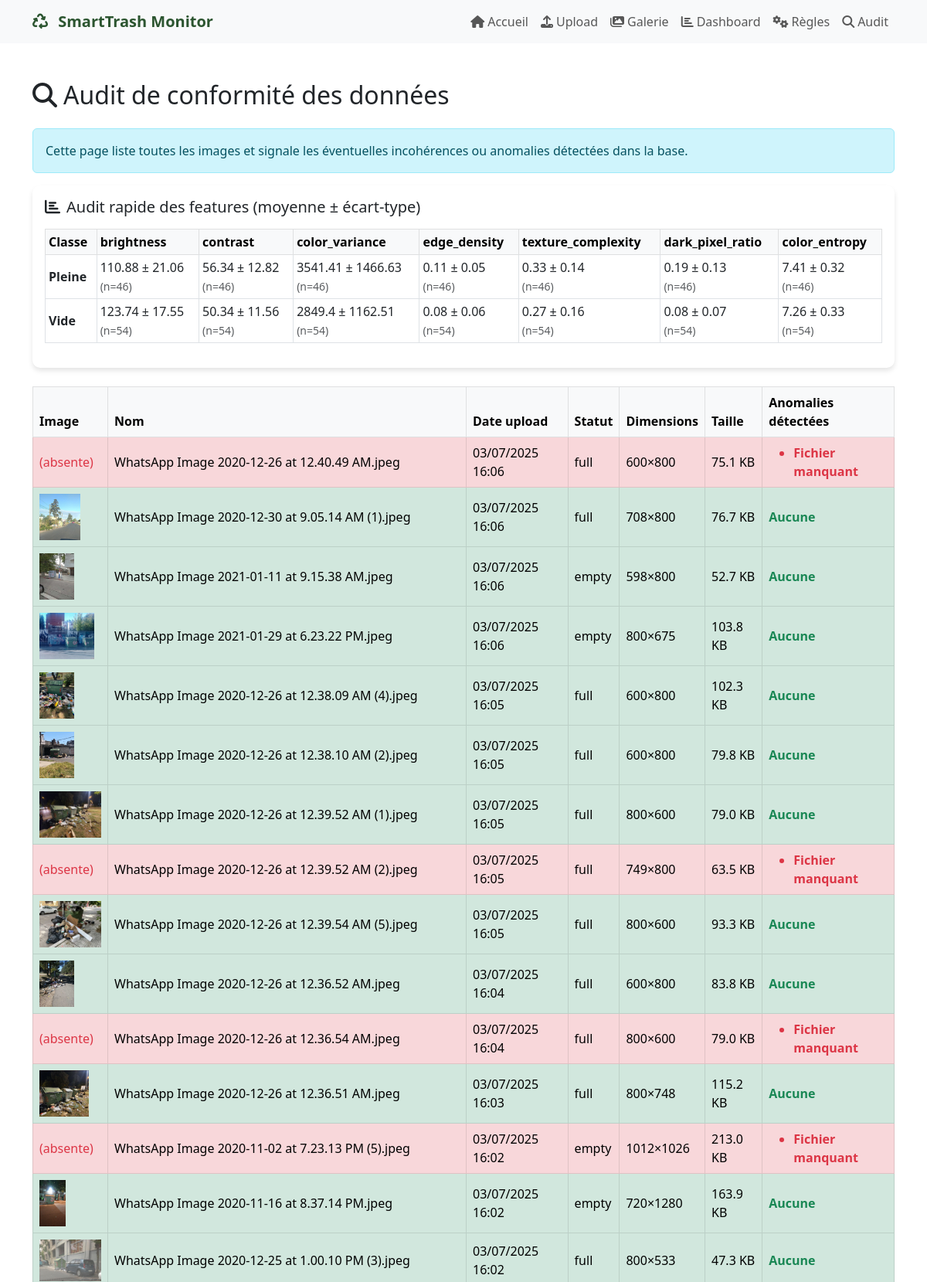
Screenshot of /audit (upper part) with the database file from the repository.
### app.py (models this page shows, shortened)
class TrashImage(db.Model):
    id = db.Column(db.Integer, primary_key=True)
    filename = db.Column(db.String(255), nullable=False)
    original_filename = db.Column(db.String(255), nullable=False)
    upload_date = db.Column(db.DateTime, default=lambda: datetime.now(timezone.utc))
    status = db.Column(db.String(50), default='pending')
    manual_status = db.Column(db.String(50))
    ai_prediction = db.Column(db.String(50))  # 'full' ou 'empty'
    ai_confidence = db.Column(db.Float)  # Score de confiance (0-1)
    ai_validated = db.Column(db.Boolean, default=False)  # Si l'IA a été validée
    ai_correct = db.Column(db.Boolean)  # Si la prédiction IA était correcte
    knn_prediction = db.Column(db.String(50))  # 'full' ou 'empty'
    knn_confidence = db.Column(db.Float)  # Score de confiance (0-1)
    rf_prediction = db.Column(db.String(50))
    rf_confidence = db.Column(db.Float)
    svm_prediction = db.Column(db.String(50))
    svm_confidence = db.Column(db.Float)
    ml_vote = db.Column(db.String(50))
    file_size = db.Column(db.Integer)
    width = db.Column(db.Integer)
    height = db.Column(db.Integer)
    avg_color_r = db.Column(db.Float)
    avg_color_g = db.Column(db.Float)
    avg_color_b = db.Column(db.Float)
    contrast = db.Column(db.Float)
    brightness = db.Column(db.Float)
    color_variance = db.Column(db.Float)  # Variance des couleurs
    edge_density = db.Column(db.Float)  # Densité de contours
    texture_complexity = db.Column(db.Float)  # Complexité de texture
    dark_pixel_ratio = db.Column(db.Float)  # Ratio de pixels sombres
    color_entropy = db.Column(db.Float)  # Entropie des couleurs
    spatial_distribution = db.Column(db.Float)  # Distribution spatiale
    latitude = db.Column(db.Float, default=48.8566)
    longitude = db.Column(db.Float, default=2.3522)
    location_name = db.Column(db.String(255), default='Paris')
    ml_correct = db.Column(db.Boolean)  # Si le vote ML était correct

### app.py (the view)
@app.route('/audit')
def audit():
    images = TrashImage.query.order_by(TrashImage.upload_date.desc()).all()
    audit_results = []
    for img in images:
        anomalies = []
        filepath = os.path.join(app.config['UPLOAD_FOLDER'], img.filename)
        if not os.path.exists(filepath):
            anomalies.append("Fichier manquant")
        if not img.width or not img.height or img.width <= 0 or img.height <= 0:
            anomalies.append("Dimensions invalides")
        if not img.file_size or img.file_size <= 0:
            anomalies.append("Taille fichier nulle")
        for field in ["brightness", "contrast", "color_variance", "edge_density", "dark_pixel_ratio"]:
            val = getattr(img, field, None)
            if val is None:
                anomalies.append(f"{field} manquant")
        if img.status not in ["full", "empty", "pending"]:
            anomalies.append("Statut inconnu")
        if not img.ai_prediction:
            anomalies.append("Pas de prédiction")
        audit_results.append({
            "image": img,
            "anomalies": anomalies
        })
    features = ["brightness", "contrast", "color_variance", "edge_density", "texture_complexity", "dark_pixel_ratio", "color_entropy"]
    stats = {}
    for classe in ["full", "empty"]:
        classe_imgs = [img for img in images if img.status == classe]
        stats[classe] = {}
        for feat in features:
            vals = [getattr(img, feat, None) for img in classe_imgs if getattr(img, feat, None) is not None]
            vals = [v for v in vals if v is not None]  # Filtre les None pour éviter l'erreur numpy
            if vals:
                stats[classe][feat] = {
                    "mean": float(np.mean(vals)),
                    "std": float(np.std(vals)),
                    "count": len(vals)
                }
            else:
                stats[classe][feat] = {"mean": None, "std": None, "count": 0}
    return render_template('audit.html', audit_results=audit_results, feature_stats=stats)

### templates/audit.html (shortened to what this page needs)
{% extends "base.html" %}
{% block content %}
<div class="container py-5">
    <h2 class="mb-4"><i class="fas fa-search me-2"></i>Audit de conformité des données</h2>
    <div class="alert alert-info">Cette page liste toutes les images et signale les éventuelles incohérences ou anomalies détectées dans la base.</div>
    <div class="card mb-4">
        <div class="card-body">
            <h5 class="card-title mb-3"><i class="fas fa-chart-bar me-2"></i>Audit rapide des features (moyenne ± écart-type)</h5>
            <div class="table-responsive">
                <table class="table table-sm table-bordered align-middle">
                    <thead class="table-light">
                        <tr>
                            <th>Classe</th>
                            {% for feat in feature_stats['full'].keys() %}
                                <th>{{ feat }}</th>
                            {% endfor %}
                        </tr>
                    </thead>
                    <tbody>
                        {% for classe in ['full', 'empty'] %}
                        <tr>
                            <td><b>{% if classe == 'full' %}Pleine{% else %}Vide{% endif %}</b></td>
                            {% for feat, stat in feature_stats[classe].items() %}
                                <td>
                                    {% if stat.mean is not none %}
                                        {{ stat.mean|round(2) }} ± {{ stat.std|round(2) }}<br><small class="text-muted">(n={{ stat.count }})</small>
                                    {% else %}
                                        <span class="text-muted">N/A</span>
                                    {% endif %}
                                </td>
                            {% endfor %}
                        </tr>
                        {% endfor %}
                    </tbody>
                </table>
            </div>
        </div>
    </div>
    <table class="table table-bordered table-hover align-middle">
        <thead class="table-light">
            <tr>
                <th>Image</th>
                <th>Nom</th>
                <th>Date upload</th>
                <th>Statut</th>
                <th>Dimensions</th>
                <th>Taille</th>
                <th>Anomalies détectées</th>
            </tr>
        </thead>
        <tbody>
            {% for entry in audit_results %}
            <tr class="{% if entry.anomalies %}table-danger{% else %}table-success{% endif %}">
                <td style="width:90px">
                    {% if entry.image.filename and entry.anomalies and 'Fichier manquant' in entry.anomalies %}
                        <span class="text-danger">(absente)</span>
                    {% else %}
                        <img src="{{ url_for('uploaded_file', filename=entry.image.filename) }}" alt="img" style="max-width:80px;max-height:60px;">
                    {% endif %}
                </td>
                <td>{{ entry.image.original_filename }}</td>
                <td>{{ entry.image.upload_date.strftime('%d/%m/%Y %H:%M') }}</td>
                <td>{{ entry.image.status }}</td>
                <td>{{ entry.image.width }}×{{ entry.image.height }}</td>
                <td>{{ (entry.image.file_size/1024)|round(1) }} KB</td>
                <td>
                    {% if entry.anomalies %}
                        <ul class="mb-0">
                        {% for a in entry.anomalies %}
                            <li class="fw-bold text-danger">{{ a }}</li>
                        {% endfor %}
                        </ul>
                    {% else %}
                        <span class="text-success fw-bold">Aucune</span>
                    {% endif %}
                </td>
            </tr>
            {% endfor %}
        </tbody>
    </table>
</div>
{% endblock %}

### templates/base.html (shortened to what this page needs)
<!DOCTYPE html>
<html lang="fr">
<head>
    <link href="https://cdn.jsdelivr.net/npm/bootstrap@5.3.0/dist/css/bootstrap.min.css" rel="stylesheet">
    <link rel="stylesheet" href="https://cdnjs.cloudflare.com/ajax/libs/font-awesome/6.4.0/css/all.min.css">
</head>
<body>
    <nav class="navbar navbar-expand-lg navbar-light bg-light">
        <div class="container">
            <a class="navbar-brand" href="{{ url_for('index') }}">
                <i class="fas fa-recycle me-2"></i>
                SmartTrash Monitor
            </a>
            <div class="collapse navbar-collapse" id="navbarNav">
                <ul class="navbar-nav ms-auto">
                    <li class="nav-item">
                        <a class="nav-link" href="{{ url_for('index') }}">
                            <i class="fas fa-home me-1"></i>Accueil
                        </a>
                    </li>
                    <li class="nav-item">
                        <a class="nav-link" href="{{ url_for('upload') }}">
                            <i class="fas fa-upload me-1"></i>Upload
                        </a>
                    </li>
                    <li class="nav-item">
                        <a class="nav-link" href="{{ url_for('gallery') }}">
                            <i class="fas fa-images me-1"></i>Galerie
                        </a>
                    </li>
                    <li class="nav-item">
                        <a class="nav-link" href="{{ url_for('dashboard') }}">
                            <i class="fas fa-chart-bar me-1"></i>Dashboard
                        </a>
                    </li>
                    <li class="nav-item">
                        <a class="nav-link" href="{{ url_for('rules') }}">
                            <i class="fas fa-cogs me-1"></i>Règles
                        </a>
                    </li>
                    <li class="nav-item">
                        <a class="nav-link" href="{{ url_for('audit') }}">
                            <i class="fas fa-search me-1"></i>Audit
                        </a>
                    </li>
                </ul>
            </div>
        </div>
    </nav>
    <main>
        {% block content %}{% endblock %}
    </main>
</body>
</html>

### templates/base.html (style rules this page uses)
.navbar-brand { font-weight: bold; color: #2c5530 !important; }
.card { box-shadow: 0 4px 6px rgba(0, 0, 0, 0.1); border: none; border-radius: 10px; }

### rows the page displays
TrashImage: image.original_filename "WhatsApp Image 2020-12-26 at 12.40.49 AM.jpeg", image.upload_date "03/07/2025 16:06", image.status "full", image.width "600", image.height "800", (entry.image.file_size/1024)|round(1) "75.1"
TrashImage: filename (picture), image.original_filename "WhatsApp Image 2020-12-30 at 9.05.14 AM (1).jpeg", image.upload_date "03/07/2025 16:06", image.status "full", image.width "708", image.height "800", (entry.image.file_size/1024)|round(1) "76.7"
TrashImage: filename (picture), image.original_filename "WhatsApp Image 2021-01-11 at 9.15.38 AM.jpeg", image.upload_date "03/07/2025 16:06", image.status "empty", image.width "598", image.height "800", (entry.image.file_size/1024)|round(1) "52.7"
TrashImage: filename (picture), image.original_filename "WhatsApp Image 2021-01-29 at 6.23.22 PM.jpeg", image.upload_date "03/07/2025 16:06", image.status "empty", image.width "800", image.height "675", (entry.image.file_size/1024)|round(1) "103.8"
TrashImage: filename (picture), image.original_filename "WhatsApp Image 2020-12-26 at 12.38.09 AM (4).jpeg", image.upload_date "03/07/2025 16:05", image.status "full", image.width "600", image.height "800", (entry.image.file_size/1024)|round(1) "102.3"
TrashImage: filename (picture), image.original_filename "WhatsApp Image 2020-12-26 at 12.38.10 AM (2).jpeg", image.upload_date "03/07/2025 16:05", image.status "full", image.width "600", image.height "800", (entry.image.file_size/1024)|round(1) "79.8"
TrashImage: filename (picture), image.original_filename "WhatsApp Image 2020-12-26 at 12.39.52 AM (1).jpeg", image.upload_date "03/07/2025 16:05", image.status "full", image.width "800", image.height "600", (entry.image.file_size/1024)|round(1) "79.0"
TrashImage: image.original_filename "WhatsApp Image 2020-12-26 at 12.39.52 AM (2).jpeg", image.upload_date "03/07/2025 16:05", image.status "full", image.width "749", image.height "800", (entry.image.file_size/1024)|round(1) "63.5"
TrashImage: filename (picture), image.original_filename "WhatsApp Image 2020-12-26 at 12.39.54 AM (5).jpeg", image.upload_date "03/07/2025 16:05", image.status "full", image.width "800", image.height "600", (entry.image.file_size/1024)|round(1) "93.3"
TrashImage: filename (picture), image.original_filename "WhatsApp Image 2020-12-26 at 12.36.52 AM.jpeg", image.upload_date "03/07/2025 16:04", image.status "full", image.width "600", image.height "800", (entry.image.file_size/1024)|round(1) "83.8"
TrashImage: image.original_filename "WhatsApp Image 2020-12-26 at 12.36.54 AM.jpeg", image.upload_date "03/07/2025 16:04", image.status "full", image.width "800", image.height "600", (entry.image.file_size/1024)|round(1) "79.0"
TrashImage: filename (picture), image.original_filename "WhatsApp Image 2020-12-26 at 12.36.51 AM.jpeg", image.upload_date "03/07/2025 16:03", image.status "full", image.width "800", image.height "748", (entry.image.file_size/1024)|round(1) "115.2"
TrashImage: image.original_filename "WhatsApp Image 2020-11-02 at 7.23.13 PM (5).jpeg", image.upload_date "03/07/2025 16:02", image.status "empty", image.width "1012", image.height "1026", (entry.image.file_size/1024)|round(1) "213.0"
TrashImage: filename (picture), image.original_filename "WhatsApp Image 2020-11-16 at 8.37.14 PM.jpeg", image.upload_date "03/07/2025 16:02", image.status "empty", image.width "720", image.height "1280", (entry.image.file_size/1024)|round(1) "163.9"
TrashImage: filename (picture), image.original_filename "WhatsApp Image 2020-12-25 at 1.00.10 PM (3).jpeg", image.upload_date "03/07/2025 16:02", image.status "full", image.width "800", image.height "533", (entry.image.file_size/1024)|round(1) "47.3"

### other values shown
{{ feat }} "brightness" "contrast" "color_variance" "edge_density" "texture_complexity" "dark_pixel_ratio" "color_entropy"
{{ stat.mean|round(2) }} "110.88" "56.34" "3541.41" "0.11" "0.33" "0.19" "7.41" "123.74" "50.34" "2849.4" "0.08" "0.27" "0.08" "7.26"
{{ stat.std|round(2) }} "21.06" "12.82" "1466.63" "0.05" "0.14" "0.13" "0.32" "17.55" "11.56" "1162.51" "0.06" "0.16" "0.07" "0.33"
{{ stat.count }} "46" "46" "46" "46" "46" "46" "46" "54" "54" "54" "54" "54" "54" "54"
{{ a }} "Fichier manquant" "Fichier manquant" "Fichier manquant" "Fichier manquant"
